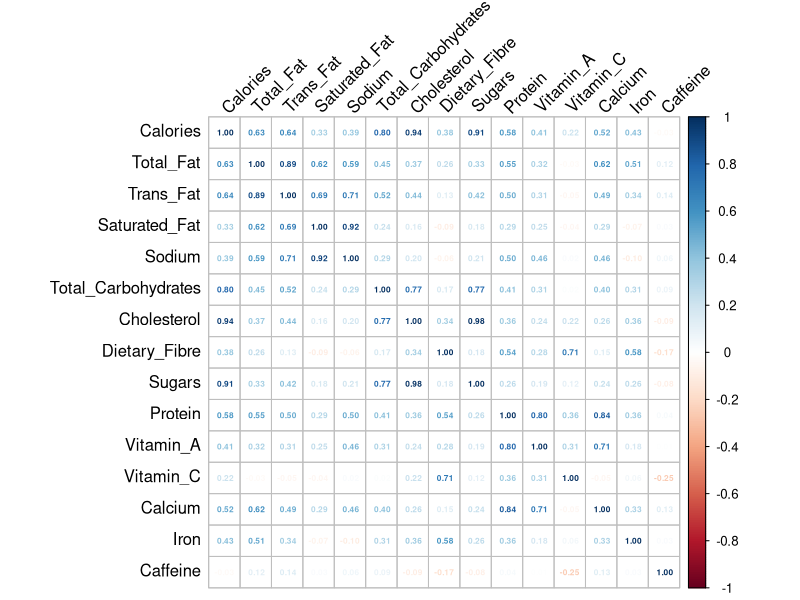
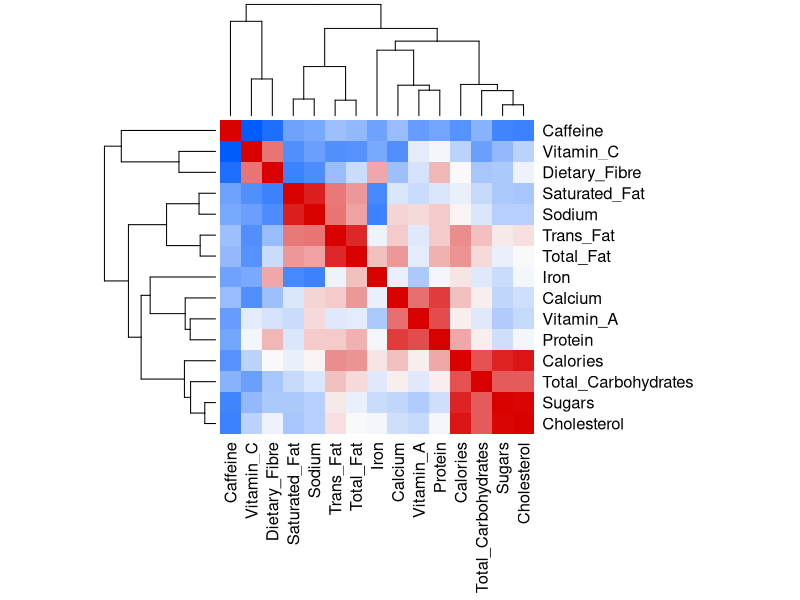
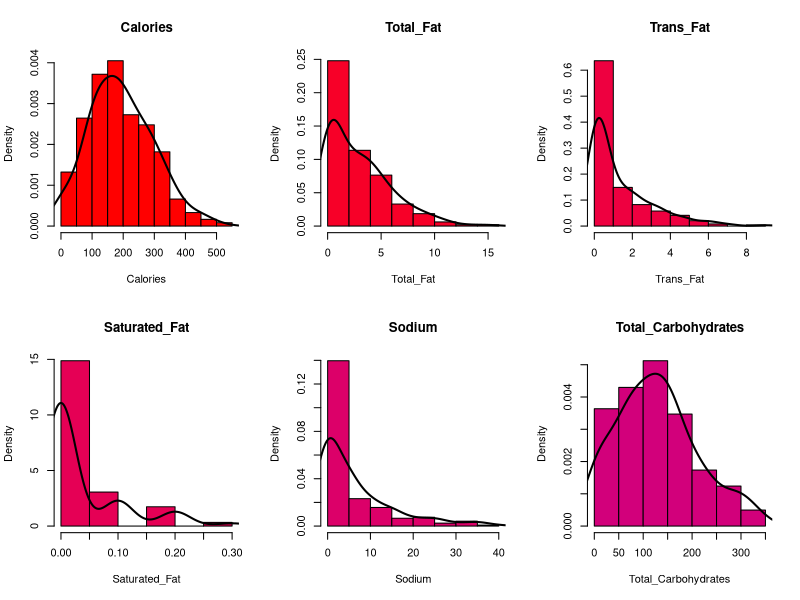
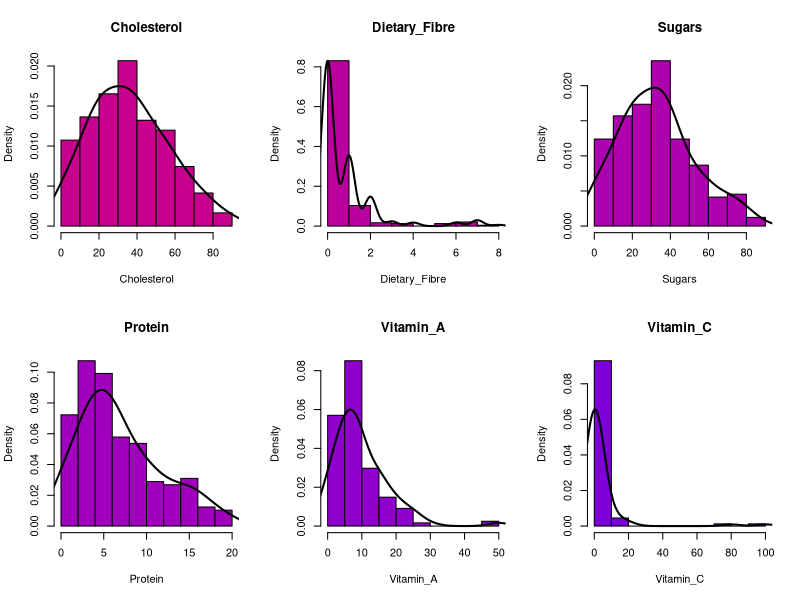
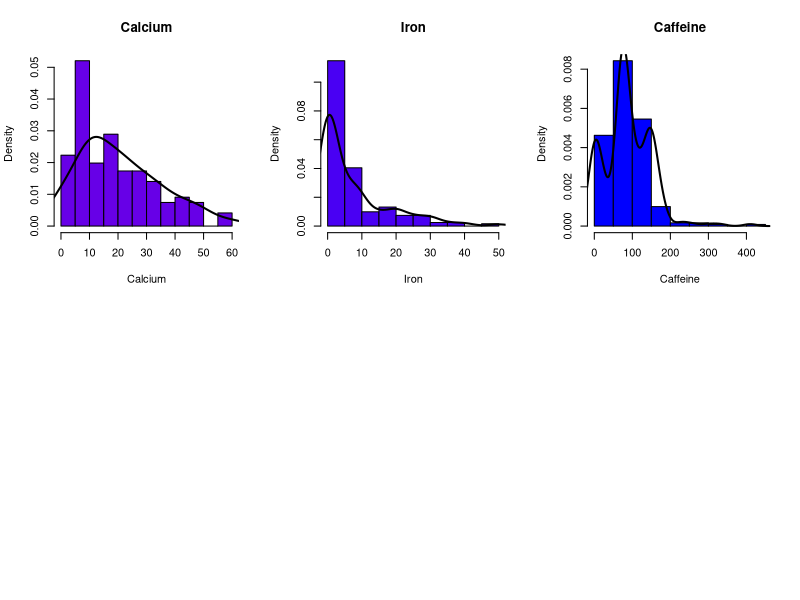
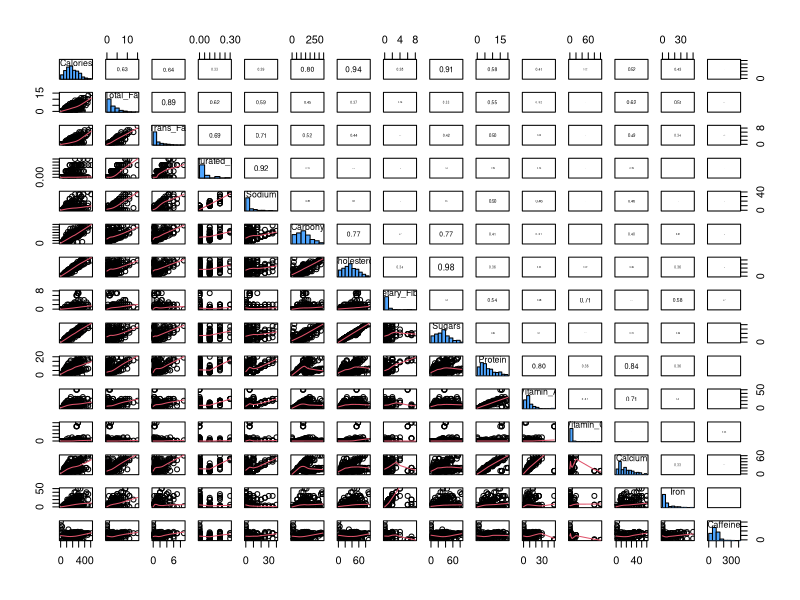
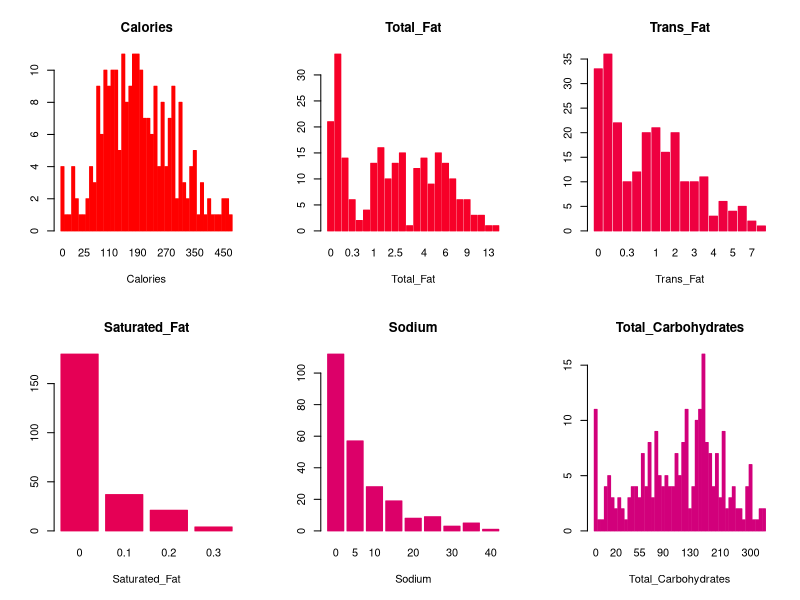
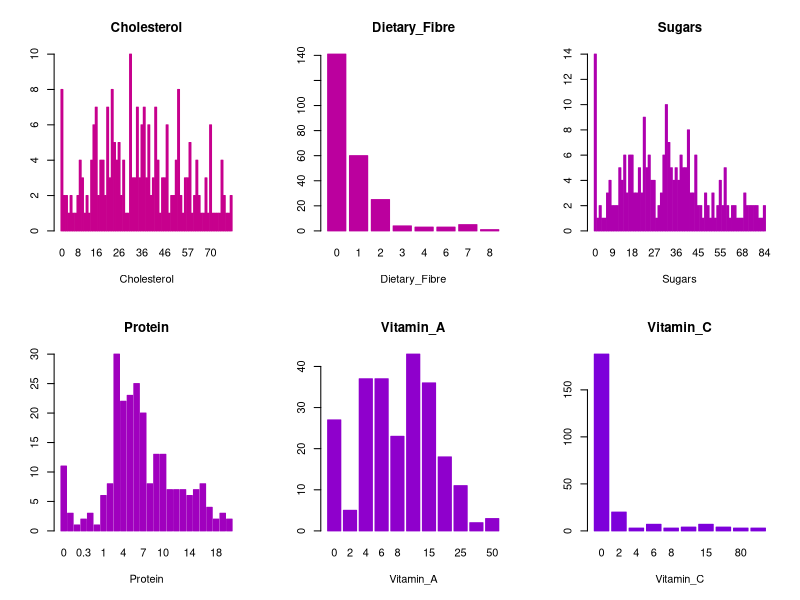

Write R code to recreate these figures, in order.
## ---- chunk 1
knitr::opts_chunk$set(
  echo = TRUE,
  warning = FALSE,
  message = FALSE,
  fig.align = 'center'
  )
## ---- chunk 2
library(corrplot)
library(knitr)
## ---- chunk 3
data <- read.csv("Data/starbucks.csv", header = TRUE, sep = ",")

# Overview of the data
summary(data)
str(data)
## ---- chunk 4
# Remove percentage sign from the data
data$Vitamin.C....DV. <- as.numeric(gsub("%", "", data$Vitamin.C....DV.))
data$Calcium....DV. <- as.numeric(gsub("%", "", data$Calcium....DV.))
data$Iron....DV. <- as.numeric(gsub("%", "", data$Iron....DV.))
data$Vitamin.A....DV. <- as.numeric(gsub("%", "", data$Vitamin.A....DV.))

# Set the other variables as numeric
data$Calories <- as.numeric(data$Calories)
data$Trans.Fat..g. <- as.numeric(data$Trans.Fat..g.)
data$Total.Fat..g. <- as.numeric(data$Total.Fat..g.)
data$Cholesterol..mg. <- as.numeric(data$Cholesterol..mg.)
data$Sodium..mg. <- as.numeric(data$Sodium..mg.)
data$Total.Carbohydrates..g. <- as.numeric(data$Total.Carbohydrates..g.)
data$Dietary.Fibre..g. <- as.numeric(data$Dietary.Fibre..g.)
data$Sugars..g. <- as.numeric(data$Sugars..g.)
data$Caffeine..mg. <- as.numeric(data$Caffeine..mg.)
## ---- chunk 5
data_cleaned <- data
data_cleaned$Caffeine..mg.[is.na(data_cleaned$Caffeine..mg.)] <- median(
  data_cleaned$Caffeine..mg., na.rm = TRUE)

summary(data_cleaned$Caffeine..mg.)
## ---- chunk 6
colnames(data_cleaned) <- c("Beverage_category", "Beverage",
                            "Beverage_prep", "Calories",
                            "Total_Fat", "Trans_Fat",
                            "Saturated_Fat", "Sodium",
                            "Total_Carbohydrates", "Cholesterol",
                            "Dietary_Fibre", "Sugars",
                            "Protein", "Vitamin_A",
                            "Vitamin_C", "Calcium",
                            "Iron", "Caffeine")
## ---- chunk 7

# Remove first 3 columns for the correlation matrix since them are categorical
data_num <- data_cleaned[, -c(1:3)]

# Calculate the correlation matrix

correlation_matrix <- cor(data_num)

# Plot the correlation matrix using corrplot
corrplot(correlation_matrix, method = "number", tl.col = "black", 
         tl.srt = 45, addCoef.col = "black", number.cex = 0.5)

# Heatmap of the correlation matrix
heatmap(cor(data_num), 
        col = colorRampPalette(c("#005cff", "#fbfbfb", "#d90000"))(100), 
        symm = TRUE, 
        margins = c(10, 10), 
        cexRow = 1.2,
        cexCol = 1.2)

## ---- chunk 8
# Histogram of the data with density distribution
par(mfrow = c(2, 3))
col <- c('#ff0000', '#f70028', '#ee0040', '#e50055', '#dc0069',
         '#d2007b', '#c7008d', '#bb009e', '#ae00ae', '#a000be',
         '#8f00cc', '#7d00da', '#6700e7', '#4900f3', '#0000ff')
for (i in 1:ncol(data_num)) {
  hist(data_num[, i], main = colnames(data_num)[i],
       xlab = colnames(data_num)[i], col = col[i], freq = FALSE)
  dens <- density(data_num[, i], na.rm=TRUE, adjust=1.25)
  lines(dens, col = "black", lwd = 2)
}
## ---- chunk 9
# Histogram function
panel.hist <- function(x, colour, ...)
{
  usr <- par("usr")
  on.exit(par(usr))
  par(usr = c(usr[1:2], 0, 1.5))
  h <- hist(x, plot = FALSE)
  breaks <- h$breaks
  nB <- length(breaks)
  y <- h$counts
  y <- y / max(y)
  rect(breaks[-nB], 0, breaks[-1], y, col = colour, ...)
}

# Correlations function
panel.cor <- function(x, y, digits = 2, prefix = "", cex.cor, ...)
{
  usr <- par("usr")
  on.exit(par(usr))
  par(usr = c(0, 1, 0, 1))
  r <- abs(cor(x, y))
  txt <- format(c(r, 0.123456789), digits = digits)[1]
  txt <- paste0(prefix, txt)
  if(missing(cex.cor)) cex.cor <- 0.5/strwidth(txt)
  text(0.5, 0.5, txt, cex = cex.cor * r)
}
## ---- chunk 10
pairs(data_num, 
      diag.panel = panel.hist,
      upper.panel = panel.cor, 
      lower.panel = panel.smooth,
      colour = "#4ea5ff")
## ---- chunk 11
# Barplot of the data
par(mfrow = c(2, 3))
for (i in 1:ncol(data_num)) {
  barplot(table(data_num[, i]), main = colnames(data_num)[i],
          xlab = colnames(data_num)[i], col = col[i], border = col[i])
}
## ---- chunk 12
# Beverage category
par(mfrow = c(1, 1))
barplot(table(data$Beverage_category),
        main = "Distribution of Beverage Categories",
        ylab = "Count",
        col = "#4ea5ff",
        las = 2, 
        cex.names = 0.8)

# Beverage preparation
par(mfrow = c(1, 1))
barplot(table(data$Beverage_prep),
        main = "Distribution of Beverage Preparation",
        ylab = "Count",
        col = "#ff810f",
        las = 2,
        cex.names = 0.8)
## ---- chunk 13
total_calories_by_category <- aggregate(Calories ~ Beverage_category,
                                        data = data_cleaned, sum)

barplot(height = total_calories_by_category$Calories,
        names.arg = total_calories_by_category$Beverage_category,
        main = "Total Calories by Beverage Category",
        ylab = "Total Calories",
        col = "#4ea5ff",
        las = 2,
        cex.names = 0.8)
## ---- chunk 14
total_sugar_by_prep <- aggregate(Total_Carbohydrates ~ Beverage_prep,
                                 data = data_cleaned, sum)

barplot(height = total_sugar_by_prep$Total_Carbohydrates,
        names.arg = total_sugar_by_prep$Beverage_prep,
        main = "Total Sugars by Beverage Preparation",
        ylab = "Total Sugars (g)",
        col = "#ff810f",
        las = 2,
        cex.names = 0.8)
## ---- chunk 15
# Boxplot of the data
par(mfrow = c(2, 3))
for (i in 1:ncol(data_num)) {
  boxplot(data_num[, i], main = colnames(data_num)[i],
          xlab = colnames(data_num)[i], col = col[i])
}
## ---- chunk 16
# Set the variable as factor
data_cleaned$Beverage_category <- as.factor(data_cleaned$Beverage_category)

# Assign distinct colors to each beverage category
colors <- rainbow(length(unique(data_cleaned$Beverage_category)))
color_map <- setNames(colors, levels(data_cleaned$Beverage_category))

# Create a scatterplot to compare amounts of calories and fat 
# for each categories of bevarage
par(mfrow = c(1, 1))
plot(data_cleaned$Calories, 
     data_cleaned$Total_Fat_g,
     col = color_map[data_cleaned$Beverage_category],
     pch = 19,
     xlab = "Calories",
     ylab = "Total Fat (g)",
     main = "Calories vs Total Fat")

# Legend
legend("topleft", legend = levels(data_cleaned$Beverage_category), 
       col = colors, cex = 0.4, pch = 19)

# Comparision between total fat and trans fat ( che cazzo sono?)

# Numeric variable -> calculate density
total_fat_density <- density(data_cleaned$Total_Fat)
trans_fat_density <- density(data_cleaned$Trans_Fat)

plot(total_fat_density, col = "#4ea5ff",
     main = "Comparison of Total Fat and Trans Fat Distributions", 
     xlab = "Fat Content (g)", ylab = "Density", 
     ylim = c(0, max(total_fat_density$y, trans_fat_density$y)),
     xlim = range(data_cleaned$Total_Fat, data_cleaned$Trans_Fat), 
     lwd = 2, lty = 1)
lines(trans_fat_density, col = "#ff810f", lwd = 2, lty = 1)
legend("topright", legend = c("Total Fat", "Trans Fat"),
       col = c("#4ea5ff", "#ff810f"), lwd = 2, lty = 1)
## ---- chunk 17
par(mfrow = c(2, 2))
with(data_cleaned, {
  plot(Calories, Sodium , main = "Relation between Calories and Sodium",
       xlab = "Calories", ylab = "Sodium (mg)", col = col[1])
  plot(Calories, Protein , main = "Relation between Calories and Protein",
       xlab = "Calories", ylab = "Protein (g)", col = col[5])
  plot(Calories, Vitamin_C , main = "Relation between Calories and Vitamin C",
       xlab = "Calories", ylab = "Vitamin C (mg)", col = col[10])
  plot(Calories, Cholesterol , main = "Relation between Calories and Fiber",
       xlab = "Calories", ylab = "Fiber (g)", col = col[15])
})
